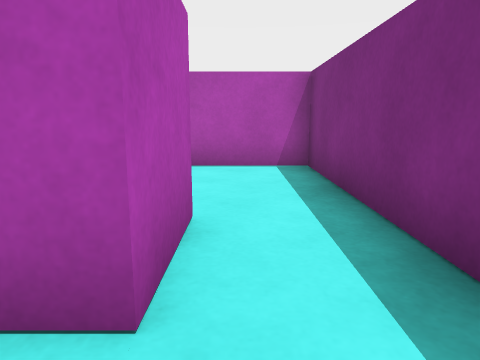
view 1 (above)

12 first-person views from a walk through a Unity game level. The camera is 0.51 m above the floor, tilts 10° down and sees 70° across. The floor is counted in squares, 0.5 m on a side. Each view is taken from the middle of a square. On the plan, view 1 faces up. The plan holds only what a view shows up to about 13 squares ahead; the rest is blank. The place goes on beyond the plan. The player character is not drawn.

view 2
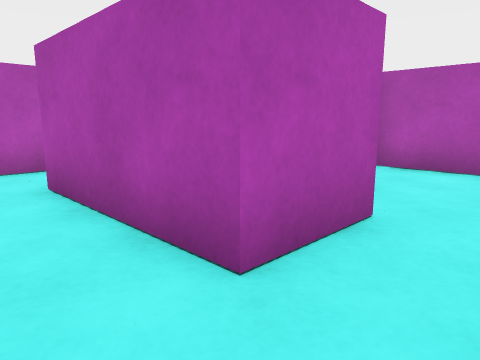

view 3
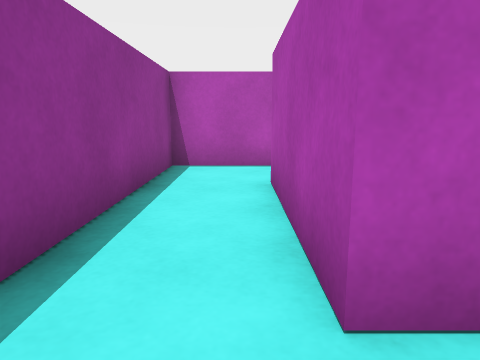

view 4
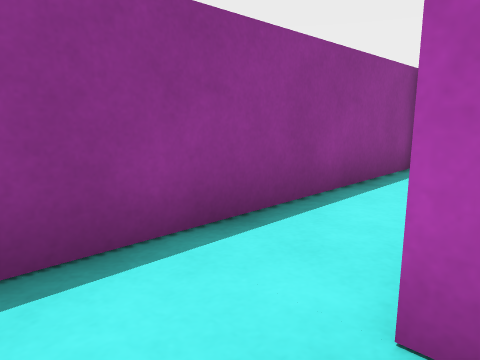

view 5
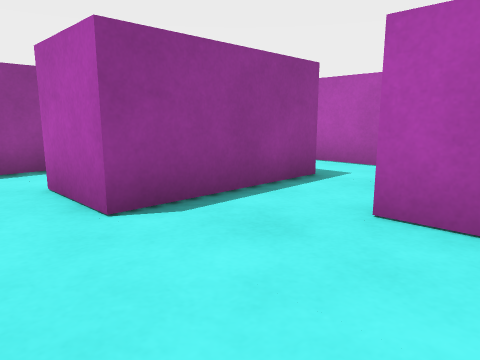

view 6
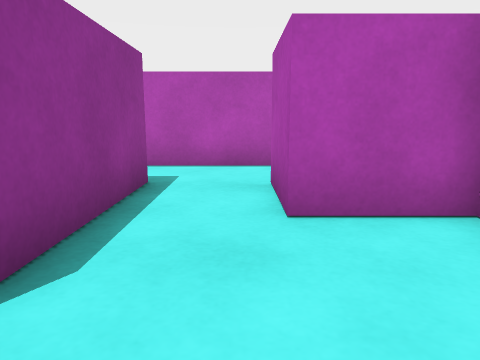

view 7
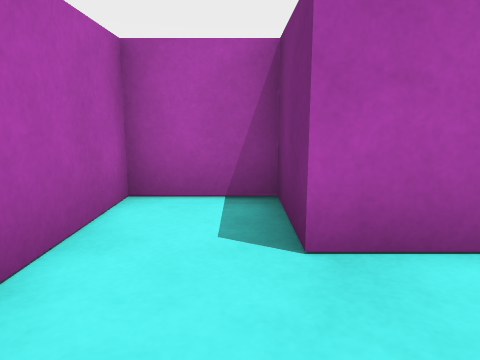

view 8
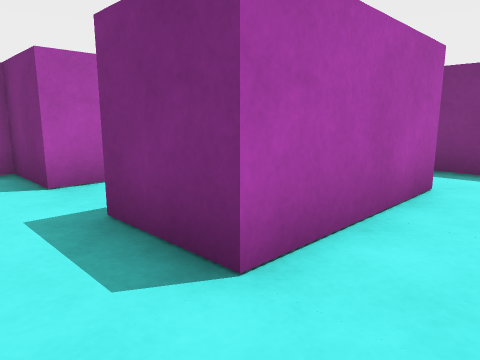

view 9
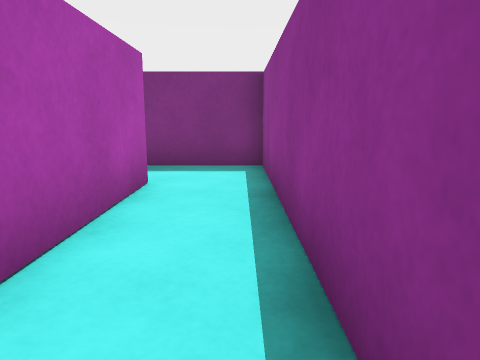

view 10
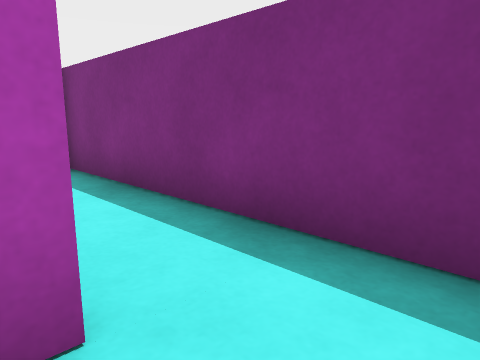

view 11
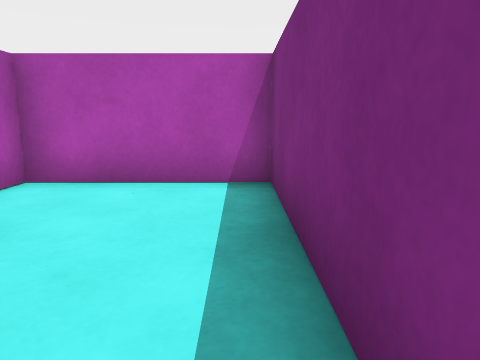

view 12
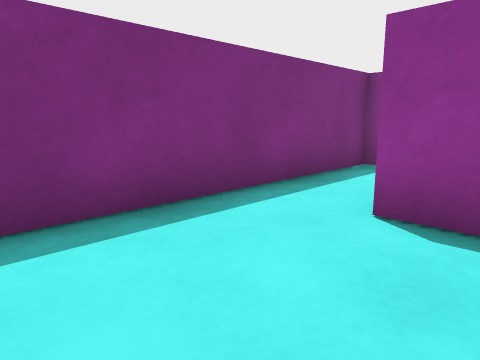

### Floor plan
Points are (right, up) in squares from view 1. A wall is a line through its corners. A room is listed if a view was taken in it or the views show most of it. See-through windows are left out.
Room 1 (views 1, 2, 3, 8, 9, 10)
walls: (-0.5, 1.5) (-4.5, 1.5); (-6.5, 1.5) (-6.5, -0.5) (1.5, -0.5) (1.5, 1.5)
ways out: opening at (0.5, 2.5) to room 2; opening at (-5.5, 2.5) to room 3
Room 2 (views 4, 5, 6, 11, 12)
walls: (-2.5, 3.5) (-0.5, 3.5) (-0.5, 1.5); (1.5, 1.5) (1.5, 7.5) (-2.5, 7.5) (-2.5, 5.5)
ways out: opening at (0.5, 2.5) to room 1; opening at (-3.5, 4.5) to room 3
Room 3 (view 7)
walls: (-2.5, 5.5) (-4.5, 5.5) (-4.5, 7.5) (-6.5, 7.5) (-6.5, 1.5); (-4.5, 1.5) (-4.5, 3.5) (-2.5, 3.5)
ways out: opening at (-5.5, 2.5) to room 1; opening at (-3.5, 4.5) to room 2

Positions as (right, up) in squares from view 1, and headings:
1: (0, 0), facing up
2: (1, 0), facing up-left
3: (1, 1), facing left
4: (1, 2), facing down-left
5: (1, 7), facing down-left
6: (1, 5), facing left
7: (-5, 3), facing up
8: (-6, 0), facing up-right
9: (-6, 0), facing right
10: (-1, 0), facing up-right
11: (1, 2), facing up
12: (-2, 7), facing down-right
